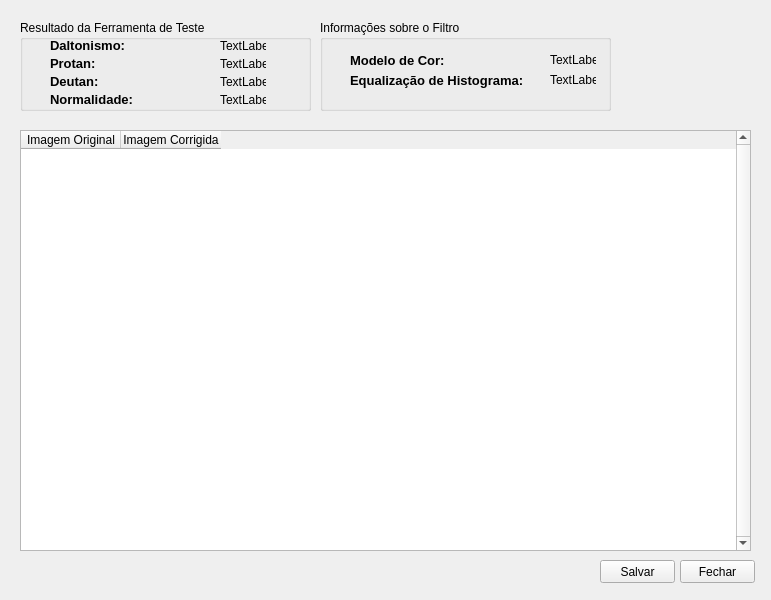
<ui version="4.0" >
 <class>visualizadorCorrecao</class>
 <widget class="QWidget" name="visualizadorCorrecao" >
  <property name="geometry" >
   <rect>
    <x>0</x>
    <y>0</y>
    <width>771</width>
    <height>600</height>
   </rect>
  </property>
  <property name="windowTitle" >
   <string>Visualizador de Imagens</string>
  </property>
  <property name="windowIcon" >
   <iconset>../../../Documents and Settings/JLee/Desktop/Icones/xeyes.png</iconset>
  </property>
  <widget class="QGroupBox" name="groupBox_2" >
   <property name="geometry" >
    <rect>
     <x>320</x>
     <y>20</y>
     <width>291</width>
     <height>91</height>
    </rect>
   </property>
   <property name="title" >
    <string>Informações sobre o Filtro</string>
   </property>
   <widget class="QLabel" name="label_4" >
    <property name="geometry" >
     <rect>
      <x>30</x>
      <y>31</y>
      <width>131</width>
      <height>18</height>
     </rect>
    </property>
    <property name="font" >
     <font>
      <pointsize>10</pointsize>
      <weight>75</weight>
      <bold>true</bold>
     </font>
    </property>
    <property name="text" >
     <string>Modelo de Cor:</string>
    </property>
   </widget>
   <widget class="QLabel" name="label_5" >
    <property name="geometry" >
     <rect>
      <x>30</x>
      <y>51</y>
      <width>221</width>
      <height>18</height>
     </rect>
    </property>
    <property name="font" >
     <font>
      <pointsize>10</pointsize>
      <weight>75</weight>
      <bold>true</bold>
     </font>
    </property>
    <property name="text" >
     <string>Equalização de Histograma:</string>
    </property>
   </widget>
   <widget class="QLabel" name="rgb" >
    <property name="geometry" >
     <rect>
      <x>230</x>
      <y>33</y>
      <width>46</width>
      <height>14</height>
     </rect>
    </property>
    <property name="text" >
     <string>TextLabel</string>
    </property>
   </widget>
   <widget class="QLabel" name="histograma" >
    <property name="geometry" >
     <rect>
      <x>230</x>
      <y>53</y>
      <width>46</width>
      <height>14</height>
     </rect>
    </property>
    <property name="text" >
     <string>TextLabel</string>
    </property>
   </widget>
  </widget>
  <widget class="QGroupBox" name="groupBox" >
   <property name="geometry" >
    <rect>
     <x>20</x>
     <y>20</y>
     <width>291</width>
     <height>91</height>
    </rect>
   </property>
   <property name="title" >
    <string>Resultado da Ferramenta de Teste</string>
   </property>
   <widget class="QLabel" name="label" >
    <property name="geometry" >
     <rect>
      <x>30</x>
      <y>16</y>
      <width>131</width>
      <height>18</height>
     </rect>
    </property>
    <property name="font" >
     <font>
      <pointsize>10</pointsize>
      <weight>75</weight>
      <bold>true</bold>
     </font>
    </property>
    <property name="text" >
     <string>Daltonismo:</string>
    </property>
   </widget>
   <widget class="QLabel" name="label_2" >
    <property name="geometry" >
     <rect>
      <x>30</x>
      <y>34</y>
      <width>121</width>
      <height>18</height>
     </rect>
    </property>
    <property name="font" >
     <font>
      <pointsize>10</pointsize>
      <weight>75</weight>
      <bold>true</bold>
     </font>
    </property>
    <property name="text" >
     <string>Protan:</string>
    </property>
   </widget>
   <widget class="QLabel" name="label_3" >
    <property name="geometry" >
     <rect>
      <x>30</x>
      <y>52</y>
      <width>131</width>
      <height>18</height>
     </rect>
    </property>
    <property name="font" >
     <font>
      <pointsize>10</pointsize>
      <weight>75</weight>
      <bold>true</bold>
     </font>
    </property>
    <property name="text" >
     <string>Deutan:</string>
    </property>
   </widget>
   <widget class="QLabel" name="da" >
    <property name="geometry" >
     <rect>
      <x>200</x>
      <y>16</y>
      <width>46</width>
      <height>20</height>
     </rect>
    </property>
    <property name="text" >
     <string>TextLabel</string>
    </property>
   </widget>
   <widget class="QLabel" name="p" >
    <property name="geometry" >
     <rect>
      <x>200</x>
      <y>34</y>
      <width>46</width>
      <height>20</height>
     </rect>
    </property>
    <property name="text" >
     <string>TextLabel</string>
    </property>
   </widget>
   <widget class="QLabel" name="de" >
    <property name="geometry" >
     <rect>
      <x>200</x>
      <y>52</y>
      <width>46</width>
      <height>20</height>
     </rect>
    </property>
    <property name="text" >
     <string>TextLabel</string>
    </property>
   </widget>
   <widget class="QLabel" name="n" >
    <property name="geometry" >
     <rect>
      <x>200</x>
      <y>70</y>
      <width>46</width>
      <height>20</height>
     </rect>
    </property>
    <property name="text" >
     <string>TextLabel</string>
    </property>
   </widget>
   <widget class="QLabel" name="label_6" >
    <property name="geometry" >
     <rect>
      <x>30</x>
      <y>70</y>
      <width>131</width>
      <height>18</height>
     </rect>
    </property>
    <property name="font" >
     <font>
      <pointsize>10</pointsize>
      <weight>75</weight>
      <bold>true</bold>
     </font>
    </property>
    <property name="text" >
     <string>Normalidade:</string>
    </property>
   </widget>
  </widget>
  <widget class="QPushButton" name="pushButton" >
   <property name="geometry" >
    <rect>
     <x>680</x>
     <y>560</y>
     <width>75</width>
     <height>23</height>
    </rect>
   </property>
   <property name="text" >
    <string>Fechar</string>
   </property>
  </widget>
  <widget class="QTableWidget" name="tableWidget" >
   <property name="windowModality" >
    <enum>Qt::NonModal</enum>
   </property>
   <property name="geometry" >
    <rect>
     <x>20</x>
     <y>130</y>
     <width>731</width>
     <height>421</height>
    </rect>
   </property>
   <property name="midLineWidth" >
    <number>0</number>
   </property>
   <property name="verticalScrollBarPolicy" >
    <enum>Qt::ScrollBarAlwaysOn</enum>
   </property>
   <property name="horizontalScrollBarPolicy" >
    <enum>Qt::ScrollBarAlwaysOff</enum>
   </property>
   <property name="iconSize" >
    <size>
     <width>600</width>
     <height>600</height>
    </size>
   </property>
   <property name="wordWrap" >
    <bool>false</bool>
   </property>
   <property name="cornerButtonEnabled" >
    <bool>false</bool>
   </property>
   <property name="rowCount" >
    <number>0</number>
   </property>
   <property name="columnCount" >
    <number>2</number>
   </property>
   <column>
    <property name="text" >
     <string>Imagem Original</string>
    </property>
   </column>
   <column>
    <property name="text" >
     <string>Imagem Corrigida</string>
    </property>
   </column>
  </widget>
  <widget class="QPushButton" name="pushButton_2" >
   <property name="geometry" >
    <rect>
     <x>600</x>
     <y>560</y>
     <width>75</width>
     <height>23</height>
    </rect>
   </property>
   <property name="text" >
    <string>Salvar</string>
   </property>
   <property name="icon" >
    <iconset>../../../Documents and Settings/JLee/Desktop/Icones/button-save.png</iconset>
   </property>
  </widget>
 </widget>
 <resources/>
 <connections/>
</ui>
